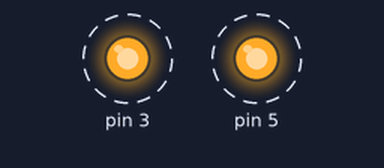
The sketch below on a simulated Arduino Uno, built with avr-gcc and run on an emulated ATmega328P. On the bench: output pins drawn as LEDs (lit = HIGH). Dashed ring = blinking.

Above: at 0.4 s.
Timing chart, 0 to 3.7 s (numbered marks = the images above):
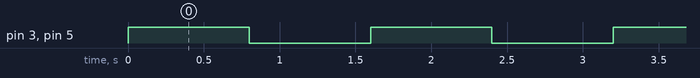

The sketch:

Ejercicio2.ino
```cpp
void setup() {
pinMode(5,OUTPUT);
pinMode(3,OUTPUT);
}

void loop() {
digitalWrite(5,HIGH);
digitalWrite(3,HIGH);
delay(800);
digitalWrite(5,LOW);
digitalWrite(3,LOW);
delay(800);
}
```

Measured:
- by itself, pin 3, pin 5: alternates HIGH for 0.80 s and LOW for 0.80 s
